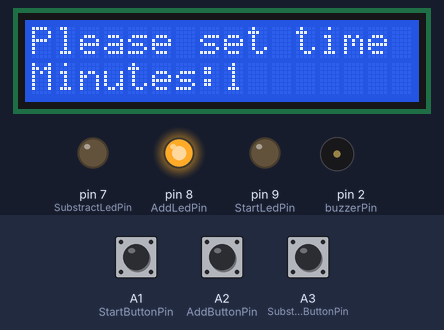
Recording of a sketch running on a simulated Arduino Uno, built with avr-gcc and run on an emulated ATmega328P. Parts: 16×2 character LCD, output pins drawn as LEDs (lit = HIGH), buzzer (waves = sounding). The test bench sets the inputs (shaded band); at power-on: A3 (SubstractButtonPin) HIGH, A1 (StartButtonPin) HIGH, A2 (AddButtonPin) HIGH.

Above: at 6.3 s.
6.4 s: A3 (SubstractButtonPin) pulled LOW for 1 s
At 15.2 s:
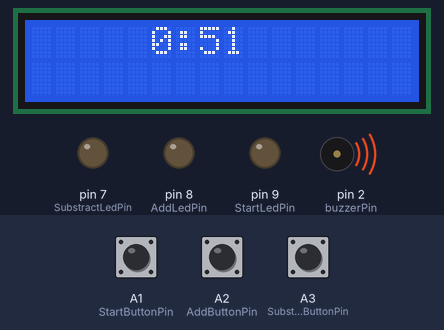
At 16.0 s:
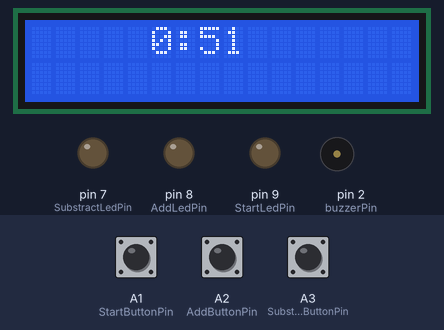
Timing chart, 0 to 17.5 s (numbered marks = the images above; inputs shaded):
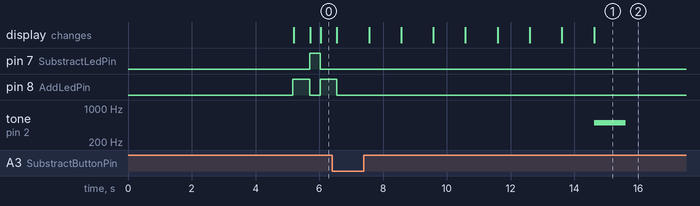

The sketch:

ex1.ino
```cpp
#include <Wire.h>
#include <LiquidCrystal_I2C.h>
#include <math.h>

//Set the LCD address to 0x27 for a 16 char and 2 line display
LiquidCrystal_I2C lcd(0x27, 16, 2);

const int buzzerPin = 2;

const int StartButtonPin = A1;
const int AddButtonPin = A2;
const int SubstractButtonPin = A3;

bool min_flag = true;
bool run = true;

const int StartLedPin = 9;
const int AddLedPin = 8;
const int SubstractLedPin = 7;

int Min = 0;
int sec = 59;
int snooze = 0;
boolean minb = false;

// the setup routine runs once when you press reset:
void setup() {
  // initialize serial communication at 9600 bits per second:
  Serial.begin(9600);

  //buzzer stuff
  pinMode(buzzerPin, OUTPUT);

  pinMode(StartButtonPin, INPUT_PULLUP);
  pinMode(AddButtonPin, INPUT_PULLUP);
  pinMode(SubstractButtonPin, INPUT_PULLUP);


  pinMode(StartLedPin, OUTPUT);
  pinMode(AddLedPin, OUTPUT);
  pinMode(SubstractLedPin, OUTPUT);

  pinMode(buzzerPin, OUTPUT);
  noTone(buzzerPin);

  //lcd stuff
  lcd.begin(16,2);
  lcd.init();
  lcd.backlight();
  lcd.setCursor(0,0);
  lcd.print("C4Terina");

  int sensorValue = analogRead(A0);
  // Convert the analog reading (which goes from 0 - 1023) to a voltage (0 - 5V):
  float voltage = sensorValue * (5.0 / 1023.0);
  float temperature = voltage*100;


  lcd.setCursor(0,1);
  lcd.print("Temp:");
  lcd.print(temperature);
  lcd.print((char)223);
  lcd.print("C");
  delay(5000);
  lcd.clear();

  lcd.setCursor(0,0);
  lcd.print("Please set time");
  lcd.setCursor(0,1);
  lcd.print("Minutes:");

}

// the loop routine runs over and over again forever:
void loop() {
    if(digitalRead(AddButtonPin) == HIGH){
      digitalWrite(AddLedPin, HIGH);
      Min = Min + 1;
      lcd.setCursor(0,0);
      lcd.print("Please set time");
      lcd.setCursor(0,1);
      lcd.print("Minutes:");
      lcd.print(Min);
      delay(500);
      digitalWrite(AddLedPin, LOW);
    }
    if (digitalRead(SubstractButtonPin) == HIGH && Min > 0 ){
      digitalWrite(SubstractLedPin, HIGH);
      Min = Min - 1;
      lcd.setCursor(0,0);
      lcd.print("Please set time");
      lcd.setCursor(0,1);
      lcd.print("Minutes:");
      lcd.print(Min);
      delay(300);
      digitalWrite(SubstractLedPin, LOW);
    }
  if(digitalRead(StartButtonPin) == HIGH && Min > 0 && Min <= 10){
    if(Min != 0){
        Min = Min - 1;
    }
      while(min_flag){
        lcd.clear();
        lcd.setCursor(5,0);
        lcd.print(Min);
        lcd.print(":");
        lcd.print(sec);
        sec = sec - 1;
        if(sec % 10 == 0 && snooze != 5){
          tone(buzzerPin, 500); // Send 1KHz sound signal...
          delay(1000);        // ...for 1 sec
          noTone(buzzerPin);     // Stop sound...
          delay(1000);        // ...for 1sec
          snooze = snooze + 1;
        }
        delay(1000);

        if(Min == 0 && sec == 0){
          lcd.clear();
          lcd.setCursor(5,0);
          lcd.print("0:0");
          tone(buzzerPin, 500); // Send 1KHz sound signal...
          delay(1000);        // ...for 1 sec
          noTone(buzzerPin);     // Stop sound...
          delay(1000);        // ...for 1sec
          digitalWrite(StartLedPin, HIGH);
          min_flag = false;
        }

        if(sec == 0 ){
          sec = 59;
        }
        if(Min != 0){
          Min = Min - 1;
        }
      }

  }
}
```

Measured:
- after the input at 6.4 s, pin 7 (SubstractLedPin): stops changing and stays LOW; pin 8 (AddLedPin): goes on until 6.5 s, then stays LOW; tone on pin 2 (buzzerPin): silent → 500 Hz after 8.2 s, → silent 1.0 s later; the display: first changes after 0.15 s (image 1 shows a later state)
